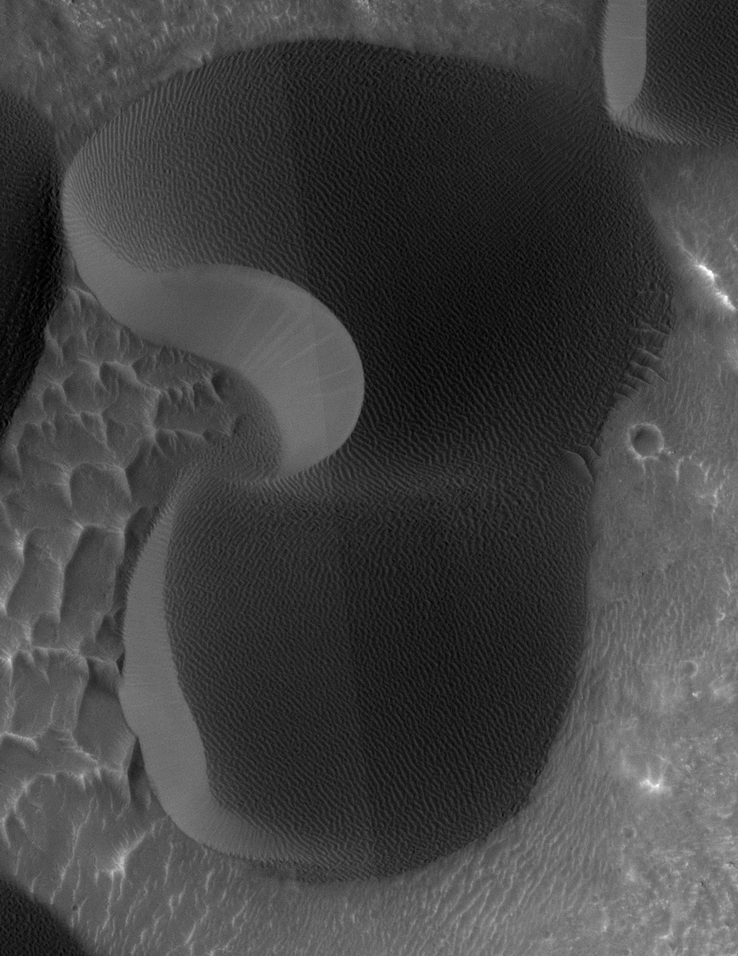
#> input picture 2.png, 738 x 956 px, shrunk from 1526 x 1977 before the run
$ python image_traverser_vertical.py
#> lines starting #> are read from the running program, lines starting #| are printed output that depends on the picture; after the words box and inside, x2 and y2 are one past the last pixel; in counts of white or black regions, pixels touching at a corner belong together
# -*- coding: utf-8 -*-
"""
Created on Fri Jun  7 14:28:12 2019

@author: rrscw
"""
# -*- coding: utf-8 -*-
'''
Image traversing algorithm : COMPLETE VERTICAL MASK
'''

import cv2
import  numpy as np


#read the same image in color for drawing colored rectangle
image_for_output=cv2.imread("2.png",1)
#> image_for_output is the input picture: shape (956, 738, 3); min 0, max 255, mean 67

def image_draw(y_start,y_end,x_start,x_end):
    global image_for_output
    #draws a rectangle on the image from specified points
    image_for_output = cv2.rectangle(image_for_output,(x_start,y_start),(x_end,y_end),(0,255,0),3)
    cv2.imshow("",image_for_output)
    cv2.waitKey()
    cv2.destroyAllWindows()

#the greyscale image to be analyzed
image=cv2.imread("2.png",0)
#> image: shape (956, 738); min 0, max 255, mean 67
image_for_output=cv2.imread("2.png",1)

vertical_mask_length=100
vertical_mask_height=100
pass_density=4

#HORIZONTAL
number_of_whole_passes_possible_x=int(image.shape[1]/vertical_mask_length)-1          #we will leave the last pass as its traversed in the 2nd last
#> number_of_whole_passes_possible_x = 6
density_passes_made_x=pass_density*number_of_whole_passes_possible_x
#> density_passes_made_x = 24
x_spacing=int(vertical_mask_length/pass_density)

#VERTICAL
number_of_whole_passes_possible_y=int(image.shape[0]/vertical_mask_height)-1        #we will leave the last pass as its traversed in the 2nd last
#> number_of_whole_passes_possible_y = 8
density_passes_made_y=pass_density*number_of_whole_passes_possible_y
#> density_passes_made_y = 32
y_spacing=int(vertical_mask_height/pass_density)

'''
print(number_of_whole_passes_possible_x)
print(density_passes_made_x)
print(x_spacing)
print(" ")
print(number_of_whole_passes_possible_y)
print(density_passes_made_y)
print(y_spacing)
'''

for i in range(density_passes_made_x):
    x_start=i*x_spacing
    for j in range(density_passes_made_y):
        y_start=j*y_spacing
        image_sliced=image[y_start: (y_start+vertical_mask_height), x_start : (x_start + vertical_mask_length)]      #OPPOSITE FORMAT!!    (HEIGHT!!!=ROWS=X)
        image_draw(y_start,y_start+vertical_mask_height,x_start,x_start + vertical_mask_length)
#> this loop made 24 passes
#> pass 1, in image_draw, `image_for_output = cv2.rectangle(image_for_output,(x_start,y_start),(x..`:
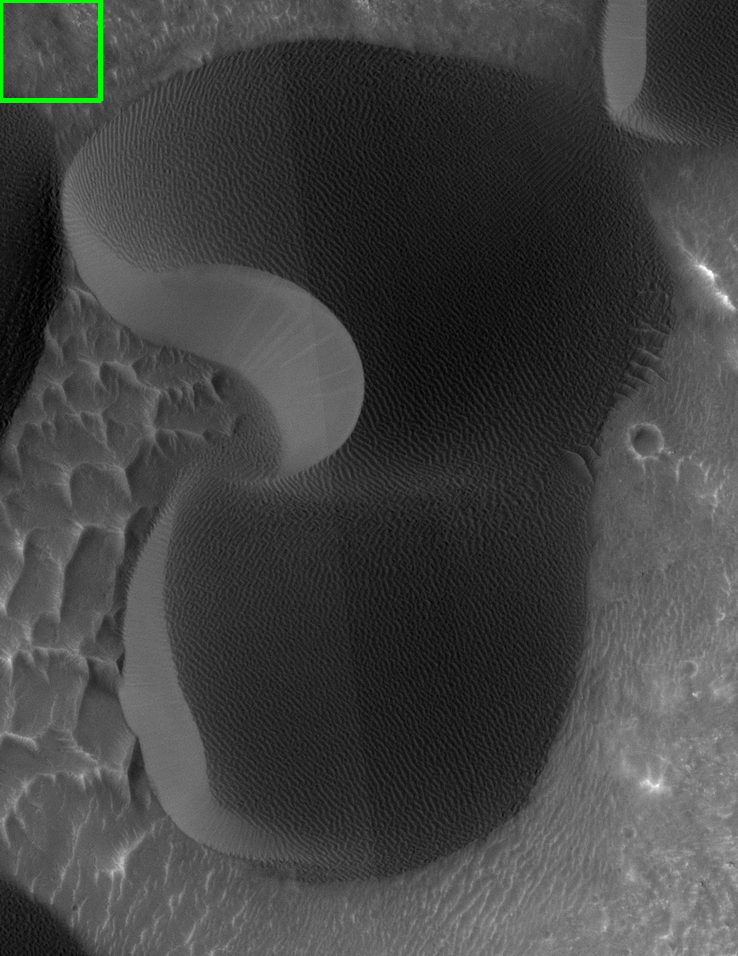
#> image_for_output: shape (956, 738, 3); 0.22% of pixels changed, all inside (x1, y1, x2, y2) = (0, 0, 103, 103)
#> pass 1, in image_draw (call 2), `image_for_output = cv2.rectangle(image_for_output,(x_start,y_start),(x..`:
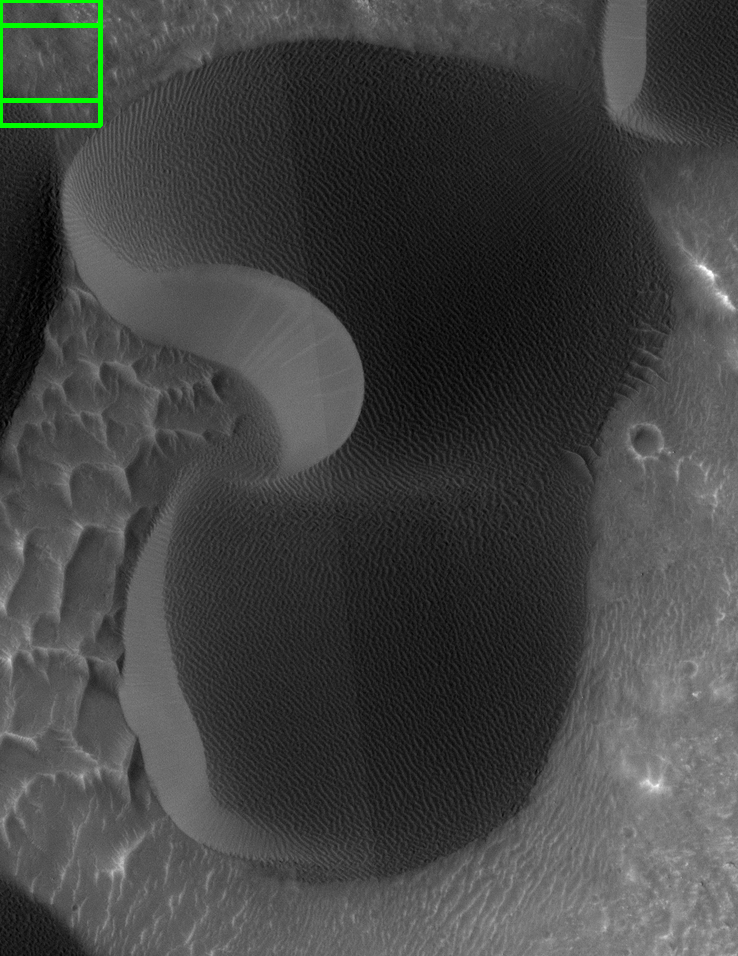
#> image_for_output: shape (956, 738, 3); 0.16% of pixels changed, all inside (x1, y1, x2, y2) = (0, 23, 103, 128)
#> pass 1, in image_draw (call 3), `image_for_output = cv2.rectangle(image_for_output,(x_start,y_start),(x..`:
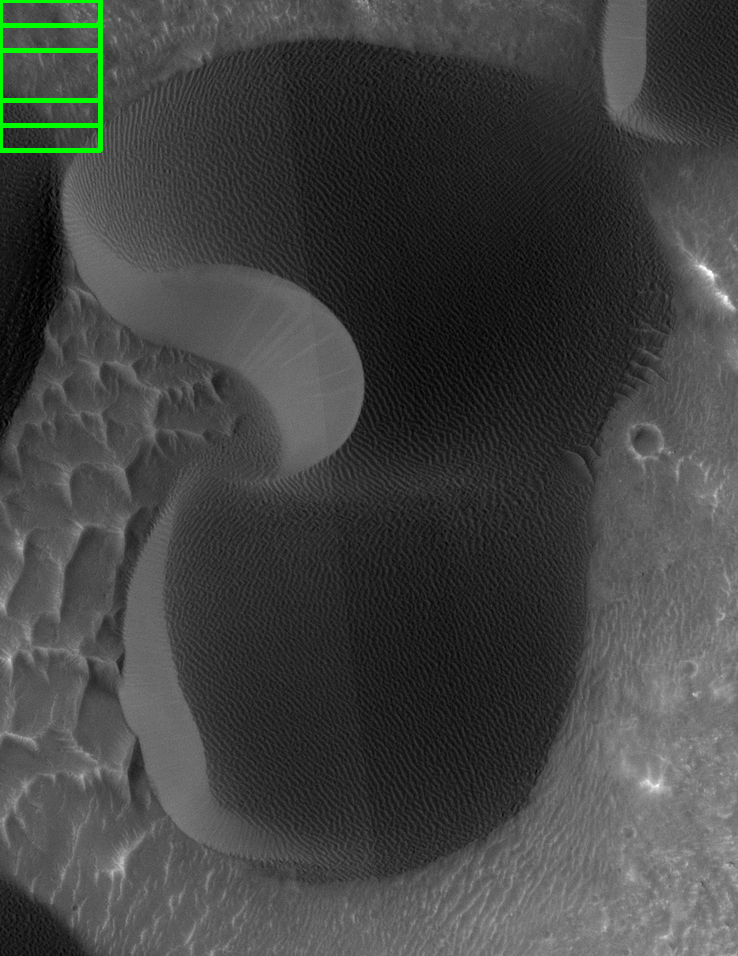
#> image_for_output: shape (956, 738, 3); 0.16% of pixels changed, all inside (x1, y1, x2, y2) = (0, 48, 103, 153)
#> pass 1, in image_draw (call 4), `image_for_output = cv2.rectangle(image_for_output,(x_start,y_start),(x..`:
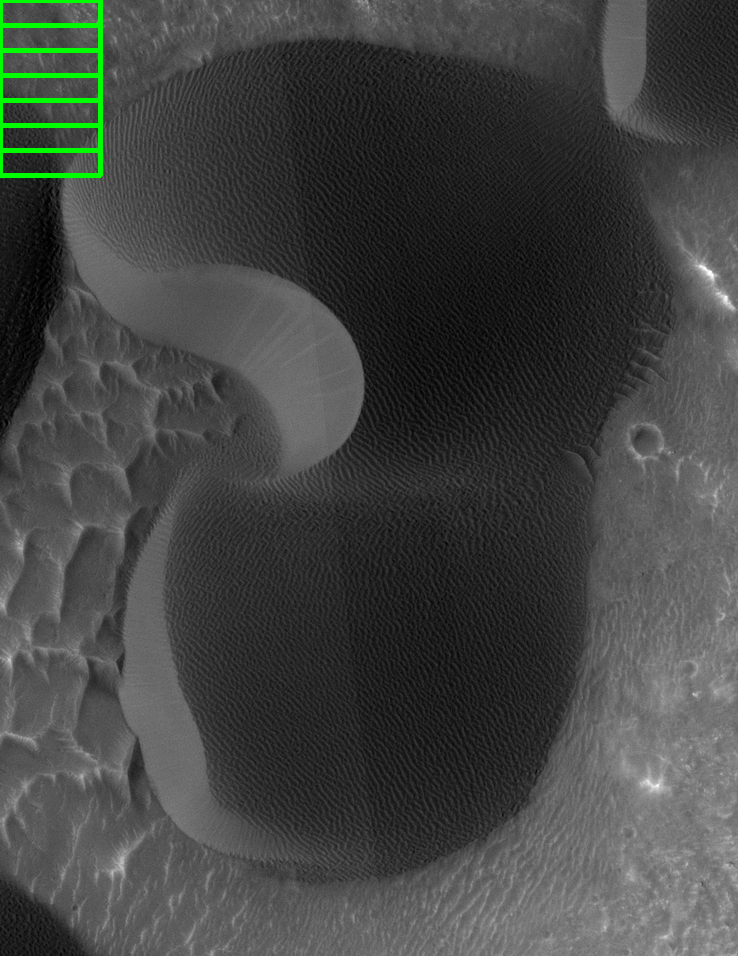
#> image_for_output: shape (956, 738, 3); 0.16% of pixels changed, all inside (x1, y1, x2, y2) = (0, 73, 103, 178)
